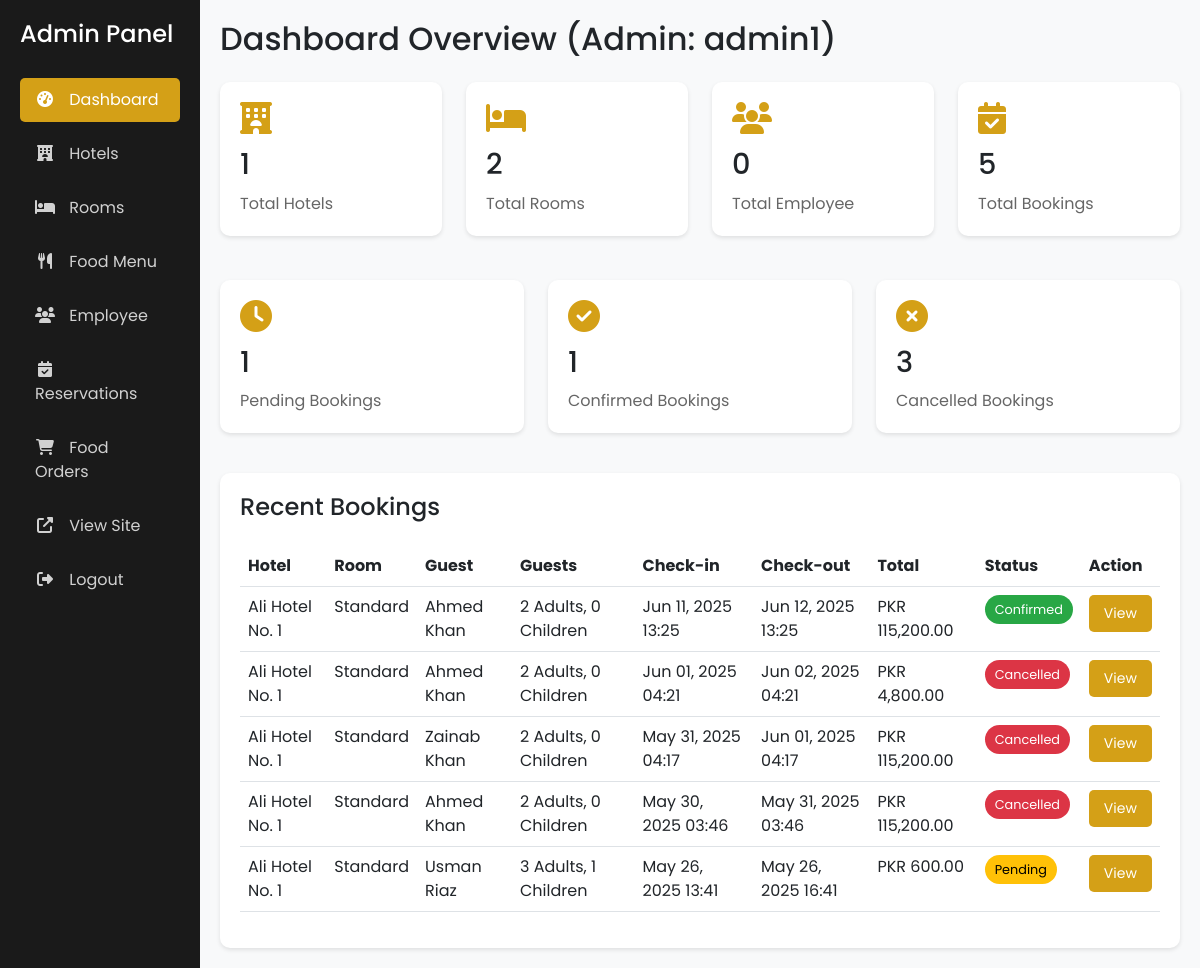
Page /admin/dashboard.php (signed in) on the committed database.
### tables this page shows
CREATE TABLE `bookings` (
  `id` int(11) NOT NULL,
  `user_id` int(11) NOT NULL,
  `hotel_id` int(11) NOT NULL,
  `room_id` int(11) NOT NULL,
  `check_in_date` datetime NOT NULL,
  `check_out_date` datetime NOT NULL,
  `adults` int(11) NOT NULL,
  `children` int(11) NOT NULL,
  `total_price` decimal(10,2) NOT NULL,
  `booking_status` enum('pending','confirmed','cancelled') DEFAULT 'pending',
  `created_at` timestamp NOT NULL DEFAULT current_timestamp(),
  `status` varchar(20) DEFAULT 'pending',
  `check_in` datetime DEFAULT NULL,
  `check_out` datetime DEFAULT NULL
);

CREATE TABLE `hotels` (
  `id` int(11) NOT NULL,
  `name` varchar(100) NOT NULL,
  `description` text DEFAULT NULL,
  `address` text NOT NULL,
  `city` varchar(50) NOT NULL,
  `phone` varchar(20) DEFAULT NULL,
  `email` varchar(100) DEFAULT NULL,
  `website` varchar(100) DEFAULT NULL,
  `image_url` varchar(255) DEFAULT NULL,
  `created_at` timestamp NOT NULL DEFAULT current_timestamp(),
  `updated_at` timestamp NOT NULL DEFAULT current_timestamp() ON UPDATE current_timestamp(),
  `vendor_id` int(11) NOT NULL
);

CREATE TABLE `rooms` (
  `id` int(11) NOT NULL,
  `hotel_id` int(11) NOT NULL,
  `room_type` enum('standard','deluxe','suite','presidential_suite') NOT NULL,
  `description` text DEFAULT NULL,
  `price_per_hour` decimal(10,2) NOT NULL,
  `capacity` int(11) NOT NULL,
  `image_url` varchar(255) DEFAULT NULL,
  `amenities` text DEFAULT NULL,
  `status` enum('available','booked','maintenance') DEFAULT 'available',
  `created_at` timestamp NOT NULL DEFAULT current_timestamp(),
  `updated_at` timestamp NOT NULL DEFAULT current_timestamp() ON UPDATE current_timestamp()
);

CREATE TABLE `users` (
  `id` int(11) NOT NULL,
  `username` varchar(50) NOT NULL,
  `email` varchar(100) NOT NULL,
  `password` varchar(255) NOT NULL,
  `role` enum('admin','user') DEFAULT 'user',
  `created_at` timestamp NOT NULL DEFAULT current_timestamp(),
  `first_name` varchar(50) NOT NULL,
  `last_name` varchar(50) NOT NULL,
  `phone` varchar(20) DEFAULT NULL,
  `address` text DEFAULT NULL,
  `profile_image` varchar(255) DEFAULT NULL,
  `vendor_id` int(11) NOT NULL DEFAULT 0
);

### admin/dashboard.php (the view, shortened to what this page needs)
<?php
require_once '../config/database.php';
$stats = array();
$user_id = $_SESSION['user_id'];
$stmt = mysqli_prepare($conn, "SELECT COUNT(*) as total FROM hotels WHERE vendor_id = ?");
mysqli_stmt_bind_param($stmt, "i", $user_id);
mysqli_stmt_execute($stmt);
$result = mysqli_stmt_get_result($stmt);
if ($result) {
    $stats['hotels'] = mysqli_fetch_assoc($result)['total'] ?? 0;
} else {
    $stats['hotels'] = 0;
    error_log("Error fetching total hotels: " . mysqli_error($conn));
}
$stmt = mysqli_prepare($conn, "SELECT COUNT(*) as total FROM rooms r JOIN hotels h ON r.hotel_id = h.id WHERE h.vendor_id = ?");
mysqli_stmt_bind_param($stmt, "i", $user_id);
mysqli_stmt_execute($stmt);
$result = mysqli_stmt_get_result($stmt);
if ($result) {
    $stats['rooms'] = mysqli_fetch_assoc($result)['total'] ?? 0;
} else {
    $stats['rooms'] = 0;
    error_log("Error fetching total rooms: " . mysqli_error($conn));
}
$stmt = mysqli_prepare($conn, "SELECT COUNT(*) as total FROM users WHERE role != 'admin' AND vendor_id = ?");
mysqli_stmt_bind_param($stmt, "i", $user_id);
mysqli_stmt_execute($stmt);
$result = mysqli_stmt_get_result($stmt);
if ($result) {
    $stats['users'] = mysqli_fetch_assoc($result)['total'] ?? 0;
} else {
    $stats['users'] = 0;
    error_log("Error fetching total users: " . mysqli_error($conn));
}
$stmt = mysqli_prepare($conn, "SELECT COUNT(*) as total FROM bookings b JOIN hotels h ON b.hotel_id = h.id WHERE h.vendor_id = ?");
mysqli_stmt_bind_param($stmt, "i", $user_id);
mysqli_stmt_execute($stmt);
$result = mysqli_stmt_get_result($stmt);
if ($result) {
    $stats['bookings'] = mysqli_fetch_assoc($result)['total'] ?? 0;
} else {
    $stats['bookings'] = 0;
    error_log("Error fetching total bookings: " . mysqli_error($conn));
}
$stmt = mysqli_prepare($conn, "SELECT COUNT(*) as total FROM bookings b JOIN hotels h ON b.hotel_id = h.id WHERE h.vendor_id = ? AND b.booking_status = 'pending'");
mysqli_stmt_bind_param($stmt, "i", $user_id);
mysqli_stmt_execute($stmt);
$result = mysqli_stmt_get_result($stmt);
if ($result) {
    $stats['pending_bookings'] = mysqli_fetch_assoc($result)['total'] ?? 0;
} else {
    $stats['pending_bookings'] = 0;
    error_log("Error fetching pending bookings: " . mysqli_error($conn));
}
$stmt = mysqli_prepare($conn, "SELECT COUNT(*) as total FROM bookings b JOIN hotels h ON b.hotel_id = h.id WHERE h.vendor_id = ? AND b.booking_status = 'confirmed'");
mysqli_stmt_bind_param($stmt, "i", $user_id);
mysqli_stmt_execute($stmt);
$result = mysqli_stmt_get_result($stmt);
if ($result) {
    $stats['confirmed_bookings'] = mysqli_fetch_assoc($result)['total'] ?? 0;
} else {
    $stats['confirmed_bookings'] = 0;
    error_log("Error fetching confirmed bookings: " . mysqli_error($conn));
}
$stmt = mysqli_prepare($conn, "SELECT COUNT(*) as total FROM bookings b JOIN hotels h ON b.hotel_id = h.id WHERE h.vendor_id = ? AND b.booking_status = 'cancelled'");
mysqli_stmt_bind_param($stmt, "i", $user_id);
mysqli_stmt_execute($stmt);
$result = mysqli_stmt_get_result($stmt);
if ($result) {
    $stats['cancelled_bookings'] = mysqli_fetch_assoc($result)['total'] ?? 0;
} else {
    $stats['cancelled_bookings'] = 0;
    error_log("Error fetching cancelled bookings: " . mysqli_error($conn));
}
$stmt = mysqli_prepare($conn, "
    SELECT b.*, r.room_type, h.name as hotel_name, u.first_name, u.last_name, b.booking_status
    FROM bookings b
    JOIN rooms r ON b.room_id = r.id
    JOIN hotels h ON b.hotel_id = h.id
    JOIN users u ON b.user_id = u.id
    WHERE h.vendor_id = ?
    ORDER BY b.created_at DESC
    LIMIT 5
");
mysqli_stmt_bind_param($stmt, "i", $user_id);
mysqli_stmt_execute($stmt);
$recent_bookings = mysqli_stmt_get_result($stmt) ?: [];
 ?>
<!DOCTYPE html>
<html lang="en">
<head>
    <link href="https://cdn.jsdelivr.net/npm/bootstrap@5.3.0/dist/css/bootstrap.min.css" rel="stylesheet">
    <link rel="stylesheet" href="https://cdnjs.cloudflare.com/ajax/libs/font-awesome/6.4.2/css/all.min.css">
</head>
<body>
    <div class="container-fluid">
        <div class="row">
            <div class="col-md-3 col-lg-2 sidebar">
                <h4 class="mb-4">Admin Panel</h4>
                <nav class="nav flex-column">
                    <a class="nav-link active" href="dashboard.php"><i class="fas fa-tachometer-alt"></i> Dashboard</a>
                    <a class="nav-link" href="hotels.php"><i class="fas fa-hotel"></i> Hotels</a>
                    <a class="nav-link" href="rooms.php"><i class="fas fa-bed"></i> Rooms</a>
                    <a class="nav-link" href="food.php"><i class="fas fa-utensils"></i> Food Menu</a>
                    <a class="nav-link" href="users.php"><i class="fas fa-users"></i> Employee</a>
                    <a class="nav-link" href="reservations.php"><i class="fas fa-calendar-check"></i> Reservations</a>
                    <a class="nav-link" href="food_orders.php"><i class="fas fa-shopping-cart"></i> Food Orders</a>
                    <a class="nav-link" href="../index.php" target="_blank"><i class="fas fa-external-link-alt"></i> View Site</a>
                    <a class="nav-link" href="../logout.php"><i class="fas fa-sign-out-alt"></i> Logout</a>
                </nav>
            </div>
            <div class="col-md-9 col-lg-10 main-content">
                <h2 class="mb-4">Dashboard Overview (Admin: <?php echo htmlspecialchars($_SESSION['username']); ?>)</h2>
                <div class="row">
                    <div class="col-md-3">
                        <div class="stat-card">
                            <i class="fas fa-hotel"></i>
                            <h3><?php echo htmlspecialchars($stats['hotels']); ?></h3>
                            <p>Total Hotels</p>
                        </div>
                    </div>
                    <div class="col-md-3">
                        <div class="stat-card">
                            <i class="fas fa-bed"></i>
                            <h3><?php echo htmlspecialchars($stats['rooms']); ?></h3>
                            <p>Total Rooms</p>
                        </div>
                    </div>
                    <div class="col-md-3">
                        <div class="stat-card">
                            <i class="fas fa-users"></i>
                            <h3><?php echo htmlspecialchars($stats['users']); ?></h3>
                            <p>Total Employee</p>
                        </div>
                    </div>
                    <div class="col-md-3">
                        <div class="stat-card">
                            <i class="fas fa-calendar-check"></i>
                            <h3><?php echo htmlspecialchars($stats['bookings']); ?></h3>
                            <p>Total Bookings</p>
                        </div>
                    </div>
                </div>
                <div class="row mt-4">
                    <div class="col-md-4">
                        <div class="stat-card">
                            <i class="fas fa-clock"></i>
                            <h3><?php echo htmlspecialchars($stats['pending_bookings']); ?></h3>
                            <p>Pending Bookings</p>
                        </div>
                    </div>
                    <div class="col-md-4">
                        <div class="stat-card">
                            <i class="fas fa-check-circle"></i>
                            <h3><?php echo htmlspecialchars($stats['confirmed_bookings']); ?></h3>
                            <p>Confirmed Bookings</p>
                        </div>
                    </div>
                    <div class="col-md-4">
                        <div class="stat-card">
                            <i class="fas fa-times-circle"></i>
                            <h3><?php echo htmlspecialchars($stats['cancelled_bookings']); ?></h3>
                            <p>Cancelled Bookings</p>
                        </div>
                    </div>
                </div>
                <div class="recent-bookings">
                    <h4 class="mb-4">Recent Bookings</h4>
                    <div class="table-responsive">
                        <table class="table">
                            <thead>
                                <tr>
                                    <th>Hotel</th>
                                    <th>Room</th>
                                    <th>Guest</th>
                                    <th>Guests</th>
                                    <th>Check-in</th>
                                    <th>Check-out</th>
                                    <th>Total</th>
                                    <th>Status</th>
                                    <th>Action</th>
                                </tr>
                            </thead>
                            <tbody>
                                <?php if (mysqli_num_rows($recent_bookings) > 0): ?>
                                    <?php while ($booking = mysqli_fetch_assoc($recent_bookings)): ?>
                                        <tr>
                                            <td><?php echo htmlspecialchars($booking['hotel_name']); ?></td>
                                            <td><?php echo htmlspecialchars(ucfirst($booking['room_type'])); ?></td>
                                            <td><?php echo htmlspecialchars($booking['first_name'] . ' ' . $booking['last_name']); ?></td>
                                            <td><?php echo htmlspecialchars($booking['adults']) . ' Adults, ' . htmlspecialchars($booking['children']) . ' Children'; ?></td>
                                            <td><?php echo date('M d, Y H:i', strtotime($booking['check_in_date'])); ?></td>
                                            <td><?php echo date('M d, Y H:i', strtotime($booking['check_out_date'])); ?></td>
                                            <td>PKR <?php echo number_format($booking['total_price'], 2); ?></td>
                                            <td>
                                                <span class="status-badge status-<?php echo htmlspecialchars($booking['booking_status']); ?>">
                                                    <?php echo htmlspecialchars(ucfirst($booking['booking_status'])); ?>
                                                </span>
                                            </td>
                                            <td>
                                                <a href="reservations.php?user_id=<?php echo htmlspecialchars($booking['user_id']); ?>" class="btn btn-custom btn-sm">View</a>
                                            </td>
                                        </tr>
                                    <?php endwhile; ?>
                                <?php else: ?>
                                    <tr>
                                        <td colspan="9" class="text-center">No recent bookings found.</td>
                                    </tr>
                                <?php endif; ?>
                            </tbody>
                        </table>
                    </div>
                </div>
            </div>
        </div>
    </div>
</body>
</html>

### admin/dashboard.php (style rules this page uses)
body { font-family: 'Poppins', sans-serif; background-color: #f8f9fa; }
.sidebar { background: #1a1a1a; color: white; min-height: 100vh; padding: 20px; }
.sidebar .nav-link { color: rgba(255, 255, 255, 0.8); padding: 10px 15px; margin: 5px 0; border-radius: 5px; transition: all 0.3s; }
.sidebar .nav-link.active { background: #d4a017; color: white; }
.sidebar .nav-link i { margin-right: 10px; width: 20px; text-align: center; }
.main-content { padding: 20px; }
.stat-card { background: white; border-radius: 10px; padding: 20px; margin-bottom: 20px; box-shadow: 0 2px 4px rgba(0,0,0,0.1); transition: transform 0.3s; }
.stat-card i { font-size: 2rem; color: #d4a017; }
.stat-card h3 { font-size: 1.8rem; margin: 10px 0; }
.stat-card p { color: #666; margin: 0; }
.recent-bookings { background: white; border-radius: 10px; padding: 20px; margin-top: 20px; box-shadow: 0 2px 4px rgba(0,0,0,0.1); }
.btn-custom { background-color: #d4a017; color: white; border: none; padding: 8px 15px; border-radius: 5px; transition: all 0.3s; }
.status-badge { padding: 5px 10px; border-radius: 15px; font-size: 0.8rem; display: inline-block; }
.status-pending { background-color: #ffc107; color: black; }
.status-confirmed { background-color: #28a745; color: white; }
.status-cancelled { background-color: #dc3545; color: white; }

### rows in the picture
bookings: hotel.name "Ali Hotel No. 1", room.room_type "Standard", user.last_name "Ahmed Khan", adults "2", children "0", check_in_date "Jun 11, 2025 13:25", check_out_date "Jun 12, 2025 13:25", total_price "115,200.00", booking_status "Confirmed"
bookings: hotel.name "Ali Hotel No. 1", room.room_type "Standard", user.last_name "Ahmed Khan", adults "2", children "0", check_in_date "Jun 01, 2025 04:21", check_out_date "Jun 02, 2025 04:21", total_price "4,800.00", booking_status "Cancelled"
bookings: hotel.name "Ali Hotel No. 1", room.room_type "Standard", user.last_name "Zainab Khan", adults "2", children "0", check_in_date "May 31, 2025 04:17", check_out_date "Jun 01, 2025 04:17", total_price "115,200.00", booking_status "Cancelled"
bookings: hotel.name "Ali Hotel No. 1", room.room_type "Standard", user.last_name "Ahmed Khan", adults "2", children "0", check_in_date "May 30, 2025 03:46", check_out_date "May 31, 2025 03:46", total_price "115,200.00", booking_status "Cancelled"
bookings: hotel.name "Ali Hotel No. 1", room.room_type "Standard", user.last_name "Usman Riaz", adults "3", children "1", check_in_date "May 26, 2025 13:41", check_out_date "May 26, 2025 16:41", total_price "600.00", booking_status "Pending"

### other values in the picture
$_SESSION['username'] "admin1"
$stats['hotels'] "1"
$stats['rooms'] "2"
$stats['users'] "0"
$stats['bookings'] "5"
$stats['pending_bookings'] "1"
$stats['confirmed_bookings'] "1"
$stats['cancelled_bookings'] "3"
